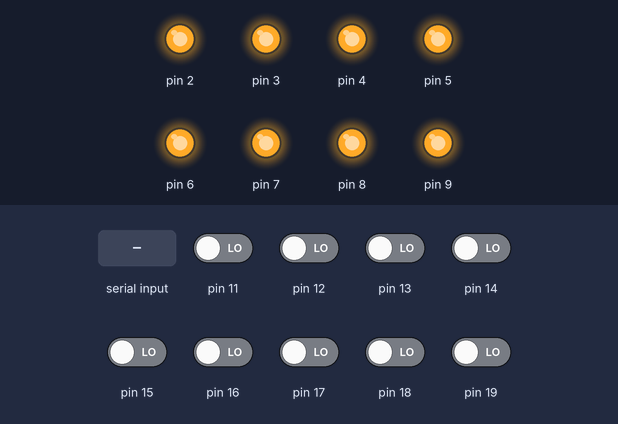
The sketch below on a simulated Arduino Uno, built with avr-gcc and run on an emulated ATmega328P. Shown: output pins drawn as LEDs (lit = HIGH). The test bench sets the inputs (shaded band); at power-on: pin 11–19 LOW.

Above: at 1.2 s.
1.3 s: "5\n" received over Serial
At 2.0 s:
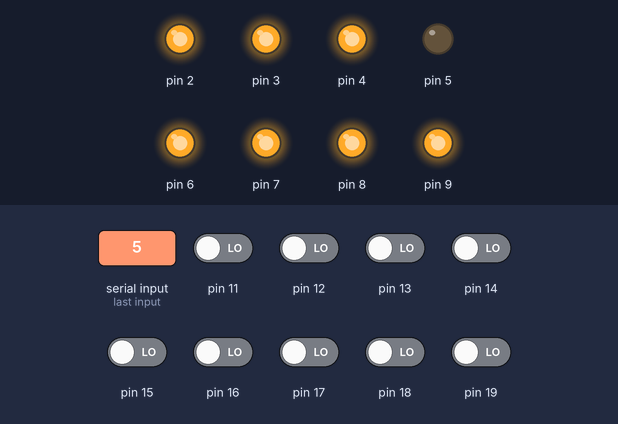
Timing chart, 0 to 7.8 s (numbered marks = the images above; inputs shaded):
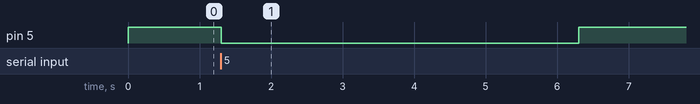

The sketch:

control_acceso3.ino
```cpp
boolean abiertos[19];

void setup()
{
  Serial.begin(9600);

  for(int i=2; i<=9; i++){
    pinMode(i, OUTPUT);
    digitalWrite(i, HIGH);
  }

  for(int i=11; i<=19; i++){
    pinMode(i, INPUT);
    (digitalRead(i))?abiertos[i]=false:abiertos[i]=true;
  }

//  Serial.println("");

}

void loop()
{
  if (Serial.available() > 0) {

     int pin = Serial.parseInt();

     if(pin > 1){
       digitalWrite(pin, LOW);
       delay(5000);
       digitalWrite(pin, HIGH);
     }

  }

  delay(100);

  for(int i=11; i<=19; i++){
    if(!digitalRead(i) && !abiertos[i]){
      Serial.println(String(i));
      abiertos[i] = true;
      delay(100);
    }else{
      if(digitalRead(i) && abiertos[i]){
        abiertos[i] = false;
      }
    }
  }

}
```

Measured:
- after the input at 1.3 s, pin 5: HIGH → LOW at once, → HIGH 5.0 s later
